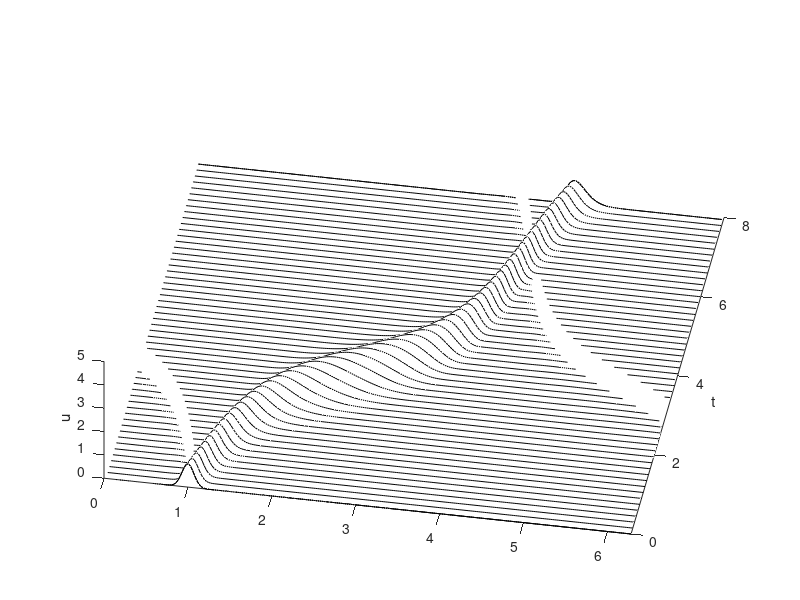
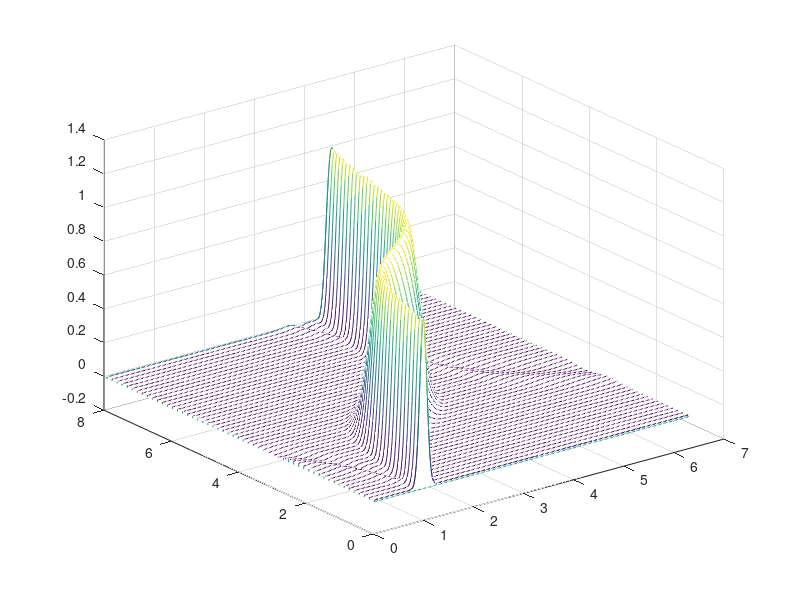

Recreate these plots in MATLAB, in order.
clear; close all;
% Grid, variable coefficient, and initial data:
steps = 1; dt1=zeros(1,steps); dt2=zeros(1,steps);
for p=1:steps
    N = 256; h = 2*pi/N; x = h*(1:N); t = 0; dt = h/4;
    c = .2 + sin(x-1).^2;
    v = exp(-100*(x-1).^2); vold = exp(-100*(x-.2*dt-1).^2);
    column = [0 .5*(-1).^(1:N-1).*cot((1:N-1)*h/2)]';
    D = toeplitz(column,column([1 N:-1:2]));
    % Time-stepping by leap frog formula:
    tmax = 8; tplot = .15; clf, drawnow
    plotgap = round(tplot/dt); dt = tplot/plotgap;
    nplots = round(tmax/tplot);
    data = [v; zeros(nplots,N)]; tdata = t;
    time1 = cputime;
    for i = 1:nplots
        for n = 1:plotgap
            t = t+dt;
            vhat = fft(v);
            what = 1i*[0:N/2-1 0 -N/2+1:-1] .* vhat;
            w = real(ifft(what));
            vnew = vold - 2*dt*c.*w;
            vold = v; v = vnew;
        end
        data(i+1,:) = v; tdata = [tdata; t];
    end
    time1 = cputime - time1;
    x = h*(1:N)'; v = exp(-100*(x-1).^2); vold = exp(-100*(x-.2*dt-1).^2);c = .2 + sin(x-1).^2;
    data2 = [v'; zeros(nplots,N)]; t =0; %tdata = t;
    time2 = cputime;
    for i = 1:nplots
        for n = 1:plotgap
            t = t+dt;
            w = D*v;
            vnew = vold - 2*dt*c.*w;
            vold = v; v = vnew;
        end
        data2(i+1,:) = v; %tdata = [tdata; t];
    end
    time2 = cputime - time2;
    dt1(p) = time1;
    dt2(p) = time2;
end
at1 = sum(dt1);
at2 = sum(dt2);
atf = at1/at2
figure(1);
waterfall(x,tdata,data), view(10,70), colormap([0 0 0])
axis([0 2*pi 0 tmax 0 5]), ylabel t, zlabel u, grid off

figure(2);
waterfall(x,tdata,data2), %view(10,70), colormap([0 0 0])
%axis([0 2*pi 0 tmax 0 5]), ylabel t, zlabel u, grid off
